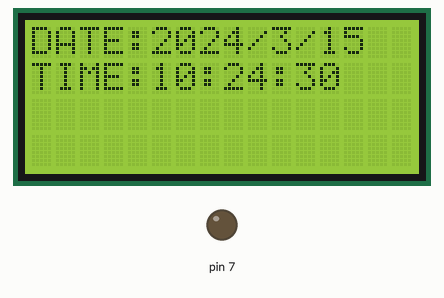
A sketch run on a simulated Arduino Uno, built with avr-gcc and run on an emulated ATmega328P. On the bench: 16×4 character LCD, output pins drawn as LEDs (lit = HIGH). The local clock reads 2024-03-15 10:24:30 at power-on unless the sketch sets it.

Above: at 0.1 s.
At 4.1 s:
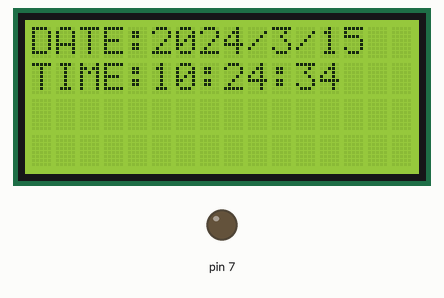
At 10.1 s:
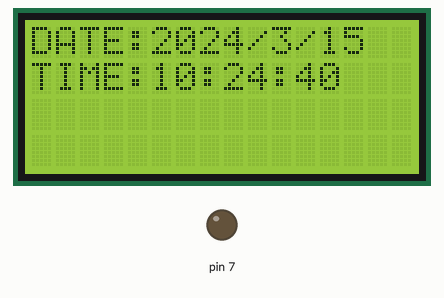
At 17.1 s:
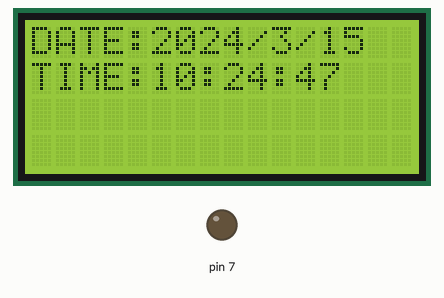
At 27.1 s:
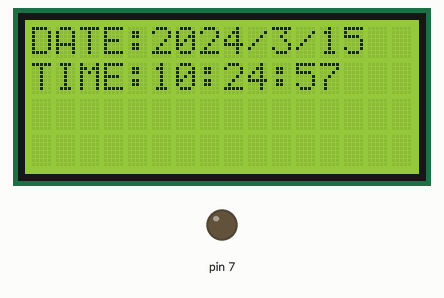
At 37.1 s:
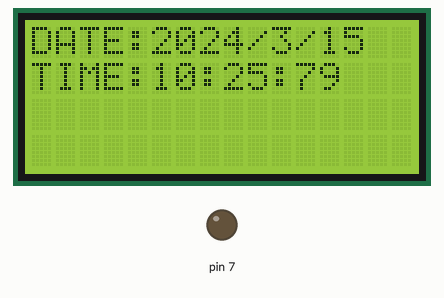

The sketch:

RTCclockLCD.ino
```cpp
#include <Wire.h> //Include Wire library for I2C communication
#include "RTClib.h" //Include RTClib library for DS3231
#include <LiquidCrystal_I2C.h> // include the library code for I2C LCD

LiquidCrystal_I2C lcd(0x3F, 16, 4);
RTC_DS3231 rtc; //Create an instance of the RTC_DS3231 class

void setup() {
  Serial.begin(9600); //Initialize the serial communication
  Wire.begin(); //Initialize the I2C communication
  rtc.begin(); //Initialize the DS3231
  lcd.init();  // initialize the LCD
  lcd.backlight();
  pinMode(7,OUTPUT);
}

void loop()
{
  DateTime now = rtc.now();

  // Print the time on the LCD module
  lcd.setCursor(0, 0);
  lcd.print("DATE:");
  lcd.print(now.year(), DEC);
  lcd.print("/");
  lcd.print(now.month(), DEC);
  lcd.print("/");
  lcd.print(now.day(),DEC);
  lcd.setCursor(0, 1);
  lcd.print("TIME:");
  lcd.print(now.hour(), DEC);
  lcd.print(':');
  lcd.print(now.minute(), DEC);
  lcd.print(':');
  lcd.print(now.second(), DEC);

  if(now.hour()==22 && now.minute()==50)
  {
    digitalWrite(7,HIGH);
  }
  else
  {
    digitalWrite(7,LOW);
  }
}
```

Measured:
- what the display in image 1 shows lasts 1.0 s, from 4.0 s to 5.0 s
